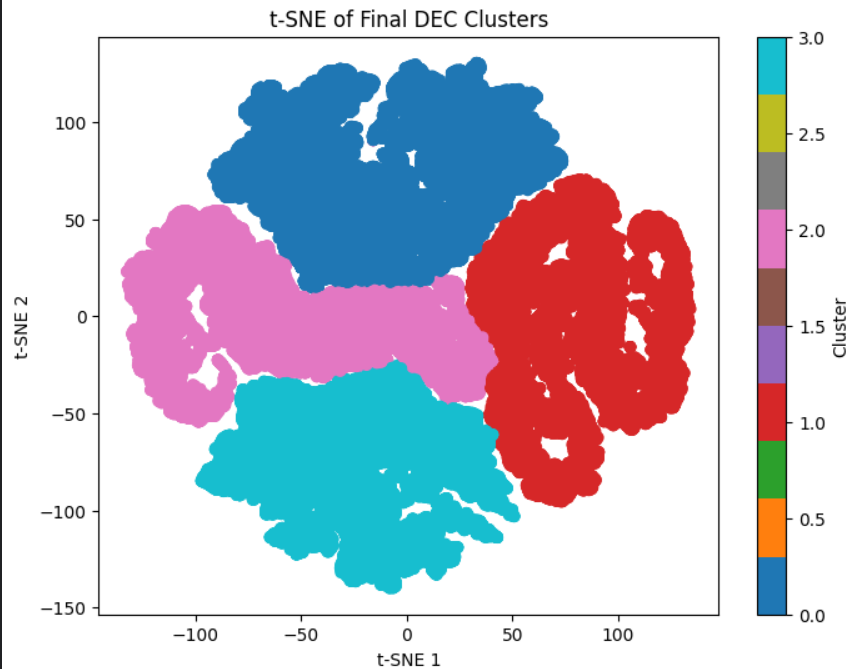

Recreate this plot in Python.
#Install dependencies
!pip install -U fsspec huggingface_hub sentence-transformers scikit-learn matplotlib


import pandas as pd
import numpy as np
import torch
import torch.nn as nn
import torch.optim as optim
from torch.utils.data import DataLoader, TensorDataset
from sklearn.cluster import KMeans
from sklearn.preprocessing import StandardScaler
from sklearn.metrics import silhouette_score, davies_bouldin_score
from sklearn.manifold import TSNE
import matplotlib.pyplot as plt
from sentence_transformers import SentenceTransformer

#Load and clean dataset
splits = {
    'train': 'data/train-00000-of-00001.parquet',
    'test': 'data/test-00000-of-00001.parquet'
}
df = pd.read_parquet("hf://datasets/fancyzhx/ag_news/" + splits["train"])
df = df[df['text'].str.len() > 50]  # Filter short texts
texts = df['text'].tolist()

#Generate embeddings
embedder = SentenceTransformer('paraphrase-MiniLM-L12-v2')
embeddings = embedder.encode(texts, batch_size=64, show_progress_bar=True)
X_scaled = StandardScaler().fit_transform(embeddings)
X = torch.tensor(X_scaled, dtype=torch.float32)

#Define Autoencoder
class TextAutoencoder(nn.Module):
    def __init__(self, input_dim=384, latent_dim=32):
        super(TextAutoencoder, self).__init__()
        self.encoder = nn.Sequential(
            nn.Linear(input_dim, 512),
            nn.ReLU(),
            nn.Linear(512, 256),
            nn.ReLU(),
            nn.Linear(256, latent_dim)
        )
        self.decoder = nn.Sequential(
            nn.Linear(latent_dim, 256),
            nn.ReLU(),
            nn.Linear(256, 512),
            nn.ReLU(),
            nn.Linear(512, input_dim)
        )

    def forward(self, x):
        z = self.encoder(x)
        x_recon = self.decoder(z)
        return x_recon, z

#Pretrain autoencoder
device = torch.device("cuda" if torch.cuda.is_available() else "cpu")
model = TextAutoencoder(input_dim=384, latent_dim=32).to(device)

pretrain_loader = DataLoader(TensorDataset(X), batch_size=128, shuffle=True)
optimizer = optim.Adam(model.parameters(), lr=0.001)
criterion = nn.MSELoss()

print("Pretraining Autoencoder...")
model.train()
for epoch in range(10):
    total_loss = 0
    for batch in pretrain_loader:
        x_batch = batch[0].to(device)
        optimizer.zero_grad()
        x_recon, _ = model(x_batch)
        loss = criterion(x_recon, x_batch)
        loss.backward()
        optimizer.step()
        total_loss += loss.item()
    print(f"Epoch {epoch+1}, Loss: {total_loss:.4f}")

#Clustering Layer
class ClusteringLayer(nn.Module):
    def __init__(self, n_clusters, latent_dim):
        super(ClusteringLayer, self).__init__()
        self.cluster_centers = nn.Parameter(torch.randn(n_clusters, latent_dim))

    def forward(self, z):
        dist = torch.sum((z.unsqueeze(1) - self.cluster_centers)**2, dim=2)
        q = 1.0 / (1.0 + dist)
        q = q ** ((1 + 1) / 2)
        q = q / torch.sum(q, dim=1, keepdim=True)
        return q

def target_distribution(q):
    weight = q ** 2 / q.sum(0)
    return (weight.T / weight.sum(1)).T

#Initialize Clustering Layer with KMeans
model.eval()
with torch.no_grad():
    _, latent_init = model(X.to(device))
latent_np = latent_init.cpu().numpy()
kmeans = KMeans(n_clusters=4, n_init=20).fit(latent_np)

clustering_layer = ClusteringLayer(n_clusters=4, latent_dim=32).to(device)
clustering_layer.cluster_centers.data = torch.tensor(kmeans.cluster_centers_, dtype=torch.float32).to(device)

#Train DEC
dec_optimizer = optim.Adam(list(model.parameters()) + list(clustering_layer.parameters()), lr=0.0005)
kl_loss = nn.KLDivLoss(reduction='batchmean')

print("Training DEC...")
for epoch in range(30):
    model.train()
    total_loss = 0
    for batch in pretrain_loader:
        x_batch = batch[0].to(device)
        _, z = model(x_batch)
        q = clustering_layer(z)
        p = target_distribution(q).detach()
        loss = kl_loss(torch.log(q), p)
        dec_optimizer.zero_grad()
        loss.backward()
        dec_optimizer.step()
        total_loss += loss.item()

    if epoch % 5 == 0 or epoch == 29:
        with torch.no_grad():
            _, z_eval = model(X.to(device))
            kmeans_eval = KMeans(n_clusters=4).fit(z_eval.cpu().numpy())
            score = silhouette_score(z_eval.cpu().numpy(), kmeans_eval.labels_)
        print(f"[DEC] Epoch {epoch+1}, KL Loss: {total_loss:.4f}, Silhouette Score: {score:.4f}")

#Final Evaluation
model.eval()
with torch.no_grad():
    _, final_latent = model(X.to(device))
    latent_np = final_latent.cpu().numpy()
    final_clusters = KMeans(n_clusters=4).fit_predict(latent_np)

sil_score = silhouette_score(latent_np, final_clusters)
db_score = davies_bouldin_score(latent_np, final_clusters)
print(f"\n🔍 Final Silhouette Score: {sil_score:.4f}")
print(f"📉 Davies-Bouldin Index: {db_score:.4f}")

#Visualization
tsne = TSNE(n_components=2, random_state=42)
tsne_embeds = tsne.fit_transform(latent_np)

plt.figure(figsize=(8, 6))
scatter = plt.scatter(tsne_embeds[:, 0], tsne_embeds[:, 1], c=final_clusters, cmap='tab10')
plt.colorbar(scatter, label='Cluster')
plt.title("t-SNE of Final DEC Clusters")
plt.xlabel("t-SNE 1")
plt.ylabel("t-SNE 2")
plt.show()


# 🔍 Final Silhouette Score: 0.9819
# 📉 Davies-Bouldin Index: 0.0257
